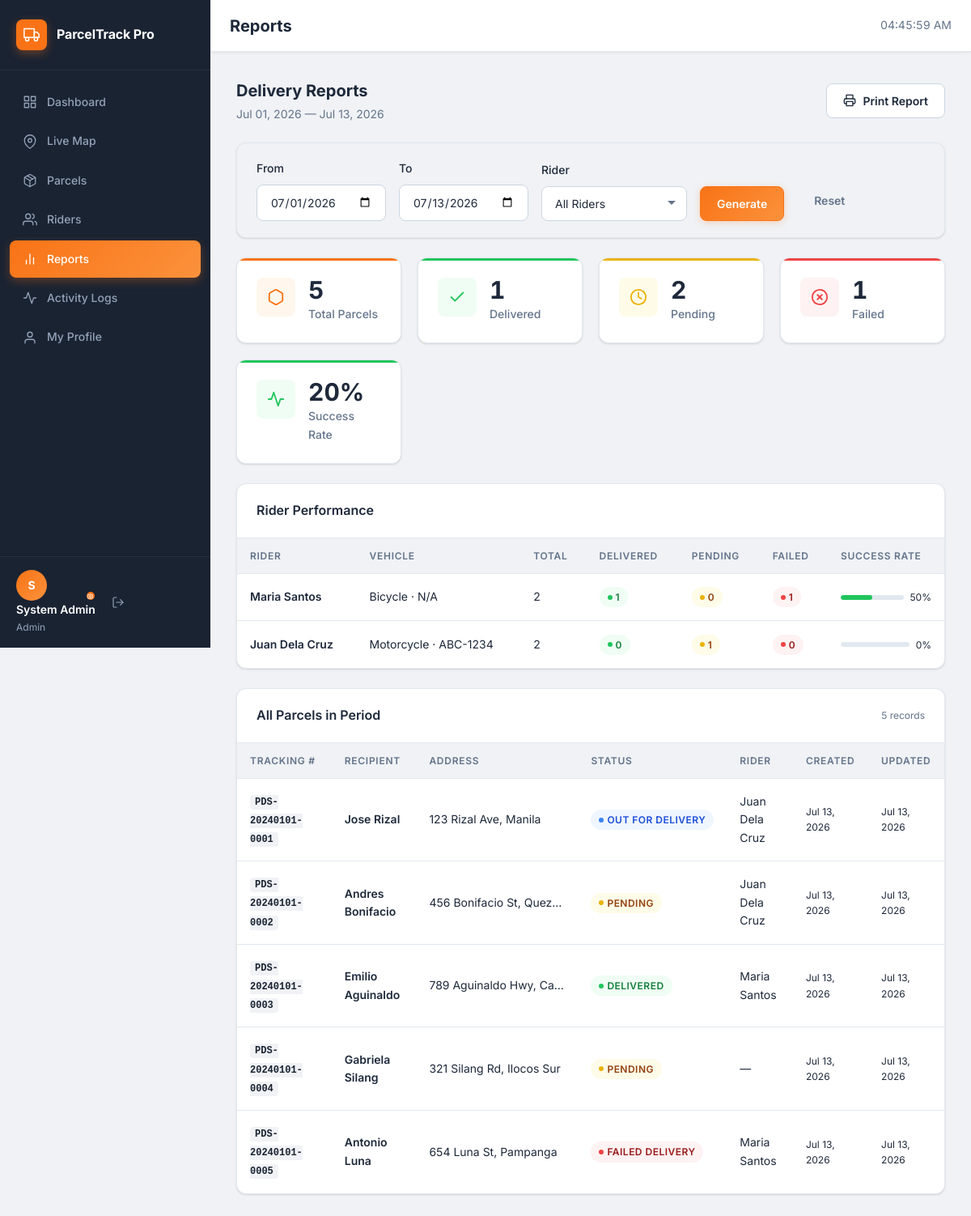
Screenshot of /admin/reports.php (signed in) with the database file from the repository.
### tables this page shows
CREATE TABLE `parcels` (
  `id`                INT UNSIGNED NOT NULL AUTO_INCREMENT,
  `tracking_number`   VARCHAR(25)  NOT NULL,
  `sender_name`       VARCHAR(100) NOT NULL,
  `sender_phone`      VARCHAR(20)  NOT NULL,
  `recipient_name`    VARCHAR(100) NOT NULL,
  `recipient_phone`   VARCHAR(20)  NOT NULL,
  `recipient_address` TEXT         NOT NULL,
  `weight`            DECIMAL(8,2) DEFAULT NULL COMMENT 'Weight in kilograms',
  `notes`             TEXT         DEFAULT NULL,
  `rider_id`          INT UNSIGNED DEFAULT NULL,
  `status`            ENUM('pending','out_for_delivery','delivered','failed') NOT NULL DEFAULT 'pending',
  `created_by`        INT UNSIGNED NOT NULL,
  `created_at`        TIMESTAMP    NOT NULL DEFAULT CURRENT_TIMESTAMP,
  `updated_at`        TIMESTAMP    NOT NULL DEFAULT CURRENT_TIMESTAMP ON UPDATE CURRENT_TIMESTAMP,
  PRIMARY KEY (`id`),
  UNIQUE KEY `uq_parcels_tracking` (`tracking_number`),
  KEY `idx_parcels_rider`  (`rider_id`),
  KEY `idx_parcels_status` (`status`),
  CONSTRAINT `fk_parcels_rider`      FOREIGN KEY (`rider_id`)   REFERENCES `riders` (`id`) ON DELETE SET NULL,
  CONSTRAINT `fk_parcels_created_by` FOREIGN KEY (`created_by`) REFERENCES `users`  (`id`)
);

CREATE TABLE `users` (
  `id`         INT UNSIGNED NOT NULL AUTO_INCREMENT,
  `name`       VARCHAR(100) NOT NULL,
  `email`      VARCHAR(150) NOT NULL,
  `password`   VARCHAR(255) NOT NULL,
  `role`       ENUM('admin','rider') NOT NULL DEFAULT 'rider',
  `avatar`     VARCHAR(255) DEFAULT NULL,
  `created_at` TIMESTAMP NOT NULL DEFAULT CURRENT_TIMESTAMP,
  `updated_at` TIMESTAMP NOT NULL DEFAULT CURRENT_TIMESTAMP ON UPDATE CURRENT_TIMESTAMP,
  PRIMARY KEY (`id`),
  UNIQUE KEY `uq_users_email` (`email`)
);

### includes/functions.php (called while the page is built, shortened)
<?php
function e($value): string
{
    return htmlspecialchars((string) $value, ENT_QUOTES | ENT_SUBSTITUTE, 'UTF-8');
}
function get_param(string $key, $default = ''): string
{
    return isset($_GET[$key]) ? trim($_GET[$key]) : $default;
}
function status_label(string $status): string
{
    $map = [
        'pending'          => 'Pending',
        'out_for_delivery' => 'Out for Delivery',
        'delivered'        => 'Delivered',
        'failed'           => 'Failed Delivery',
    ];
    return $map[$status] ?? ucfirst($status);
}
function status_class(string $status): string
{
    $map = [
        'pending'          => 'badge-warning',
        'out_for_delivery' => 'badge-info',
        'delivered'        => 'badge-success',
        'failed'           => 'badge-danger',
    ];
    return $map[$status] ?? 'badge-secondary';
}
function fmt_date(?string $datetime, string $format = 'M d, Y h:i A'): string
{
    try {
        $dt = new DateTimeImmutable($datetime);
        return $dt->format($format);
    } catch (Exception $e) {
        return $datetime;
    }
}

### admin/reports.php (the view, shortened to what this page needs)
<?php
require_once __DIR__ . '/../includes/functions.php';
$pdo = db();
$dateFrom = get_param('from', date('Y-m-01'));
$dateTo   = get_param('to',   date('Y-m-d'));
$dateFrom = preg_match('/^\d{4}-\d{2}-\d{2}$/', $dateFrom) ? $dateFrom : date('Y-m-01');
$dateTo   = preg_match('/^\d{4}-\d{2}-\d{2}$/', $dateTo)   ? $dateTo   : date('Y-m-d');
$where  = ['p.created_at BETWEEN ? AND ?'];
$params = [$dateFrom . ' 00:00:00', $dateTo . ' 23:59:59'];
$whereSQL = implode(' AND ', $where);
$summary = $pdo->prepare(
    "SELECT
        COUNT(*) AS total,
        SUM(status = 'pending')          AS pending,
        SUM(status = 'out_for_delivery') AS out_delivery,
        SUM(status = 'delivered')        AS delivered,
        SUM(status = 'failed')           AS failed,
        SUM(CASE WHEN status = 'delivered' THEN 1 ELSE 0 END) / COUNT(*) * 100 AS success_rate
     FROM parcels p
     WHERE {$whereSQL}"
);
$summary->execute($params);
$summary = $summary->fetch();
$riderBreakdown = $pdo->prepare(
    "SELECT u.name AS rider_name, r.vehicle_type, r.plate_number,
            COUNT(p.id) AS total,
            SUM(p.status='delivered') AS delivered,
            SUM(p.status='failed')    AS failed,
            SUM(p.status='pending')   AS pending
     FROM riders r
     JOIN users u ON u.id = r.user_id
     LEFT JOIN parcels p ON p.rider_id = r.id AND p.created_at BETWEEN ? AND ?
     GROUP BY r.id
     ORDER BY delivered DESC"
);
$riderBreakdown->execute([$dateFrom . ' 00:00:00', $dateTo . ' 23:59:59']);
$riderBreakdown = $riderBreakdown->fetchAll();
$parcels = $pdo->prepare(
    "SELECT p.tracking_number, p.recipient_name, p.recipient_address, p.status,
            p.created_at, p.updated_at, u.name AS rider_name
     FROM parcels p
     LEFT JOIN riders r ON r.id = p.rider_id
     LEFT JOIN users u ON u.id = r.user_id
     WHERE {$whereSQL}
     ORDER BY p.created_at DESC"
);
$parcels->execute($params);
$parcels = $parcels->fetchAll();
?>
<?php require_once __DIR__ . '/../includes/header.php'; ?>
<div class="section-header">
    <div>
        <div class="section-title">Delivery Reports</div>
        <div class="section-subtitle"><?= fmt_date($dateFrom, 'M d, Y') ?> — <?= fmt_date($dateTo, 'M d, Y') ?></div>
    </div>
    <button onclick="window.print()" class="btn btn-secondary">
        <svg xmlns="http://www.w3.org/2000/svg" viewBox="0 0 24 24" fill="none" stroke-width="2" stroke-linecap="round" stroke-linejoin="round"><polyline points="6 9 6 2 18 2 18 9"/><path d="M6 18H4a2 2 0 0 1-2-2v-5a2 2 0 0 1 2-2h16a2 2 0 0 1 2 2v5a2 2 0 0 1-2 2h-2"/><rect x="6" y="14" width="12" height="8"/></svg>
        Print Report
    </button>
</div>
<div class="report-filter-bar card mb-6" style="border-radius:var(--radius-lg);">
    <form method="GET" style="display:flex;align-items:flex-end;gap:var(--space-4);flex-wrap:wrap;">
        <div class="form-group" style="margin:0;">
            <label class="form-label">From</label>
            <input type="date" name="from" class="form-control" value="<?= e($dateFrom) ?>">
        </div>
        <div class="form-group" style="margin:0;">
            <label class="form-label">To</label>
            <input type="date" name="to" class="form-control" value="<?= e($dateTo) ?>">
        </div>
        <div class="form-group" style="margin:0;min-width:180px;">
            <label class="form-label">Rider</label>
            <select name="rider" class="form-control">
                <option value="">All Riders</option>
            </select>
        </div>
        <button type="submit" class="btn btn-primary">Generate</button>
        <a href="<?= BASE_URL ?>/admin/reports.php" class="btn btn-ghost">Reset</a>
    </form>
</div>
<div class="stats-grid mb-6">
    <div class="stat-card accent">
        <div class="stat-icon"><svg xmlns="http://www.w3.org/2000/svg" viewBox="0 0 24 24" fill="none" stroke-width="2" stroke-linecap="round" stroke-linejoin="round"><path d="M21 16V8a2 2 0 0 0-1-1.73l-7-4a2 2 0 0 0-2 0l-7 4A2 2 0 0 0 3 8v8a2 2 0 0 0 1 1.73l7 4a2 2 0 0 0 2 0l7-4A2 2 0 0 0 21 16z"/></svg></div>
        <div class="stat-info"><div class="stat-value"><?= $summary['total'] ?></div><div class="stat-label">Total Parcels</div></div>
    </div>
    <div class="stat-card success">
        <div class="stat-icon"><svg xmlns="http://www.w3.org/2000/svg" viewBox="0 0 24 24" fill="none" stroke-width="2" stroke-linecap="round" stroke-linejoin="round"><polyline points="20 6 9 17 4 12"/></svg></div>
        <div class="stat-info"><div class="stat-value"><?= $summary['delivered'] ?></div><div class="stat-label">Delivered</div></div>
    </div>
    <div class="stat-card warning">
        <div class="stat-icon"><svg xmlns="http://www.w3.org/2000/svg" viewBox="0 0 24 24" fill="none" stroke-width="2" stroke-linecap="round" stroke-linejoin="round"><circle cx="12" cy="12" r="10"/><polyline points="12 6 12 12 16 14"/></svg></div>
        <div class="stat-info"><div class="stat-value"><?= $summary['pending'] ?></div><div class="stat-label">Pending</div></div>
    </div>
    <div class="stat-card danger">
        <div class="stat-icon"><svg xmlns="http://www.w3.org/2000/svg" viewBox="0 0 24 24" fill="none" stroke-width="2" stroke-linecap="round" stroke-linejoin="round"><circle cx="12" cy="12" r="10"/><line x1="15" y1="9" x2="9" y2="15"/><line x1="9" y1="9" x2="15" y2="15"/></svg></div>
        <div class="stat-info"><div class="stat-value"><?= $summary['failed'] ?></div><div class="stat-label">Failed</div></div>
    </div>
    <div class="stat-card success">
        <div class="stat-icon"><svg xmlns="http://www.w3.org/2000/svg" viewBox="0 0 24 24" fill="none" stroke-width="2" stroke-linecap="round" stroke-linejoin="round"><polyline points="22 12 18 12 15 21 9 3 6 12 2 12"/></svg></div>
        <div class="stat-info"><div class="stat-value"><?= round($summary['success_rate'] ?? 0, 1) ?>%</div><div class="stat-label">Success Rate</div></div>
    </div>
</div>
<div class="card mb-6">
    <div class="card-header">
        <div class="card-title">Rider Performance</div>
    </div>
    <div class="table-wrapper">
        <table class="data-table">
            <thead>
                <tr>
                    <th>Rider</th>
                    <th>Vehicle</th>
                    <th>Total</th>
                    <th>Delivered</th>
                    <th>Pending</th>
                    <th>Failed</th>
                    <th>Success Rate</th>
                </tr>
            </thead>
            <tbody>
                <?php foreach ($riderBreakdown as $rb): ?>
                <tr>
                    <td class="fw-600"><?= e($rb['rider_name']) ?></td>
                    <td class="text-sm text-muted"><?= e($rb['vehicle_type'] ?: '—') ?> · <?= e($rb['plate_number'] ?: '—') ?></td>
                    <td><?= $rb['total'] ?></td>
                    <td><span class="badge badge-success"><span class="badge-dot"></span><?= $rb['delivered'] ?></span></td>
                    <td><span class="badge badge-warning"><span class="badge-dot"></span><?= $rb['pending'] ?></span></td>
                    <td><span class="badge badge-danger"><span class="badge-dot"></span><?= $rb['failed'] ?></span></td>
                    <td>
                        <?php $rate = $rb['total'] > 0 ? round($rb['delivered'] / $rb['total'] * 100, 1) : 0; ?>
                        <div style="display:flex;align-items:center;gap:8px;">
                            <div style="flex:1;height:6px;background:var(--color-border);border-radius:999px;overflow:hidden;">
                                <div style="height:100%;width:<?= $rate ?>%;background:var(--color-success);border-radius:999px;"></div>
                            </div>
                            <span class="text-xs"><?= $rate ?>%</span>
                        </div>
                    </td>
                </tr>
                <?php endforeach; ?>
            </tbody>
        </table>
    </div>
</div>
<div class="card">
    <div class="card-header">
        <div class="card-title">All Parcels in Period</div>
        <span class="text-xs text-muted"><?= count($parcels) ?> records</span>
    </div>
    <div class="table-wrapper">
        <table class="data-table">
            <thead>
                <tr>
                    <th>Tracking #</th>
                    <th>Recipient</th>
                    <th>Address</th>
                    <th>Status</th>
                    <th>Rider</th>
                    <th>Created</th>
                    <th>Updated</th>
                </tr>
            </thead>
            <tbody>
                <?php foreach ($parcels as $p): ?>
                <tr>
                    <td><span class="tracking-number"><?= e($p['tracking_number']) ?></span></td>
                    <td class="fw-600"><?= e($p['recipient_name']) ?></td>
                    <td style="max-width:200px;white-space:nowrap;overflow:hidden;text-overflow:ellipsis;" title="<?= e($p['recipient_address']) ?>"><?= e($p['recipient_address']) ?></td>
                    <td><span class="badge <?= status_class($p['status']) ?>"><span class="badge-dot"></span><?= status_label($p['status']) ?></span></td>
                    <td class="text-sm"><?= e($p['rider_name'] ?? '—') ?></td>
                    <td class="text-xs text-muted"><?= fmt_date($p['created_at'], 'M d, Y') ?></td>
                    <td class="text-xs text-muted"><?= fmt_date($p['updated_at'], 'M d, Y') ?></td>
                </tr>
                <?php endforeach; ?>
            </tbody>
        </table>
    </div>
</div>
<?php require_once __DIR__ . '/../includes/footer.php'; ?>

### assets/css/admin.css (style rules this page uses)
.report-filter-bar { display: flex; align-items: flex-end; gap: var(--space-4); flex-wrap: wrap; padding: var(--space-5) var(--space-6); border-bottom: 1px solid var(--color-border); background: var(--color-bg); border-radius: var(--radius-lg) var(--radius-lg) 0 0; }
.report-filter-bar .form-group { margin-bottom: 0; }

### rows the page displays
parcels: tracking_number "PDS-20240101-0001", recipient_name "Jose Rizal", recipient_address "123 Rizal Ave, Manila", status "OUT FOR DELIVERY", users.name "Juan Dela Cruz", created_at "Jul 13, 2026", updated_at "Jul 13, 2026"
parcels: tracking_number "PDS-20240101-0002", recipient_name "Andres Bonifacio", recipient_address "456 Bonifacio St, Quez…", status "PENDING", users.name "Juan Dela Cruz", created_at "Jul 13, 2026", updated_at "Jul 13, 2026"
parcels: tracking_number "PDS-20240101-0003", recipient_name "Emilio Aguinaldo", recipient_address "789 Aguinaldo Hwy, Ca…", status "DELIVERED", users.name "Maria Santos", created_at "Jul 13, 2026", updated_at "Jul 13, 2026"
parcels: tracking_number "PDS-20240101-0004", recipient_name "Gabriela Silang", recipient_address "321 Silang Rd, Ilocos Sur", status "PENDING", rider_name "—", created_at "Jul 13, 2026", updated_at "Jul 13, 2026"
parcels: tracking_number "PDS-20240101-0005", recipient_name "Antonio Luna", recipient_address "654 Luna St, Pampanga", status "FAILED DELIVERY", users.name "Maria Santos", created_at "Jul 13, 2026", updated_at "Jul 13, 2026"

### other values shown
APP_NAME "ParcelTrack Pro"
$link['label'] "Dashboard"
$link['label'] "Live Map"
$link['label'] "Parcels"
$link['label'] "Riders"
$link['label'] "Reports"
$link['label'] "Activity Logs"
$link['label'] "My Profile"
substr(current_user_name(), 0, 1) "S"
current_user_name() "System Admin"
$role "Admin"
$pageTitle "Reports"
fmt_date($dateFrom, 'M d, Y') "Jul 01, 2026"
fmt_date($dateTo, 'M d, Y') "Jul 13, 2026"
$summary['total'] "5"
